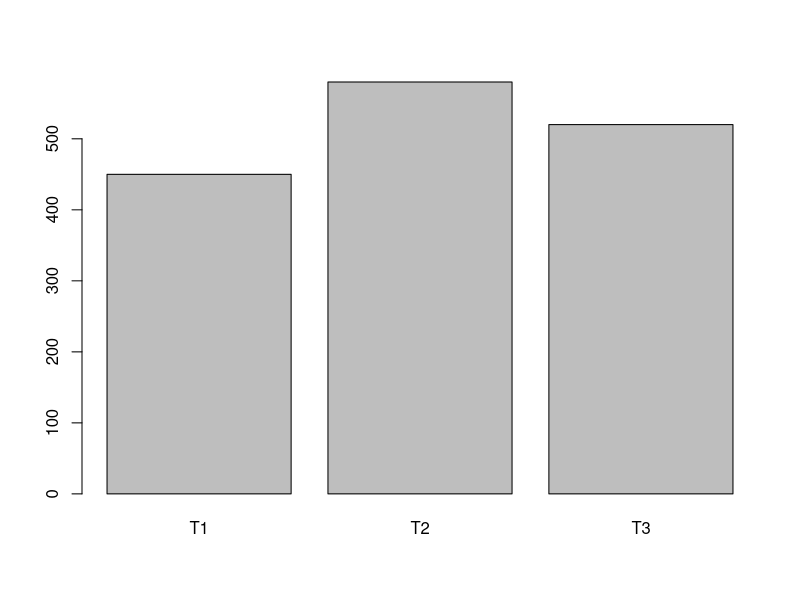

The R source for this figure:
# Matrix là gì?
# Matrix (ma trận) là cấu trúc dữ liệu 2 chiều trong R
# Chứa các phần tử cùng kiểu dữ liệu (numeric, character, logical)
# Được sắp xếp theo hàng (rows) và cột (columns)

# Tạo matrix từ vector
# Cách 1: chỉ định số hàng, số cột:

mat1 <- matrix(1:6, nrow = 2, ncol = 3)
mat1

# Cách 2: chỉ định cách điền (byrow)
mat2 <- matrix(1:6, ncol=3, byrow = TRUE)
mat2

# Tạo matrix rỗng:
empty_mat <- matrix(NA, nrow = 3, ncol = 5)
empty_mat

# Tạo matrix 0:
zero_mat <- matrix(0, nrow = 3, ncol = 3)
zero_mat 

# Ví dụ:

# Bảng điểm
grades <-matrix(
          c(
            8.5, 9, 7.5, 8.8, 
            9.2, 7.8, 8.5, 9.0, 
            7.6, 8.2, 8.9, 8.5
          ),
          nrow = 3,
          ncol = 4,
          byrow = TRUE
)
grades

rownames(grades) <- c("Le Nhat Tung", "Nguyen Van A", "Le Thi C")
colnames(grades) <- c("Toán", "Văn", "Anh", "Tin")
grades

# Dữ liệu bán hàng theo tháng
sales <- matrix(
  c(150, 200, 180,
    120, 160, 140,
    180, 220, 200),
  nrow = 3,
  ncol = 3,
  byrow = TRUE,
  dimnames = list(
    c("SP1", "SP2", "SP3"),
    c("T1", "T2", "T3")
  )
)
sales

# Một phần tử tại vị trí hàng 1, cột 2
sales[1,2]

# Một hàng, một cột
sales[1,]
sales[,1]

# Nhiều hàng, nhiều cột
sales[1:2, ]
sales[, 2:3]

# Dựa trên tên của cột, hàng
sales[, "T1"]
sales[c("SP1", "SP3"), ]

# Tính toán
rowSums(sales)
colSums(sales)
barplot(colSums(sales))

rowMeans(sales)
colMeans(sales)


# Khi nào nên dùng Matrix
# Dữ liệu có cấu trúc bảng đều đặn
# Cần thực hiện tính toán ma trận
# Làm việc với dữ liệu khoa học
# Phân tích thống kê đa biến

# Lợi ích sử dụng Matrix
# Tổ chức dữ liệu hiệu quả
# Dễ dàng thực hiện tính toán trên toàn bộ dữ liệu
# Tiết kiệm bộ nhớ
# Phù hợp cho tính toán thống kê và đại số tuyến tính